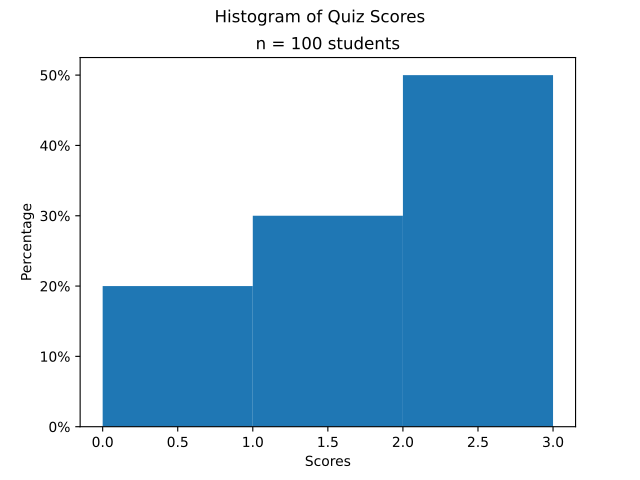

The script that drew this image:
##################################################################################
###                           IMPORT LIBRARIES                                 ###
##################################################################################

import matplotlib

## NOTE: How-To: Run This Script On Your Computer
#
# To render the website, I have to use a "headless" backend to generate the images. 
# If you want to run this script on your computer, comment out the following line 
# with the "#" you see appended to each line of this comment:

matplotlib.use('agg')

# And uncomment this line: 

# matplotlib.use('tkagg')

import matplotlib.pyplot as plt
from matplotlib.ticker import PercentFormatter

##################################################################################
###                                SCRIPT                                      ###
##################################################################################

(fig, axs) = plt.subplots()

data = [ 0, 0, 1, 1, 1, 2, 2, 2, 2, 2 ]
weights = [ 1/len(data) for _ in data ]


plt.suptitle("Histogram of Quiz Scores")
plt.title("n = 100 students")

axs.hist(data, bins=3, weights=weights, range=(0,3))

axs.yaxis.set_major_formatter(PercentFormatter(1))

axs.set_xlabel("Scores")
axs.set_ylabel("Percentage")

plt.show()
